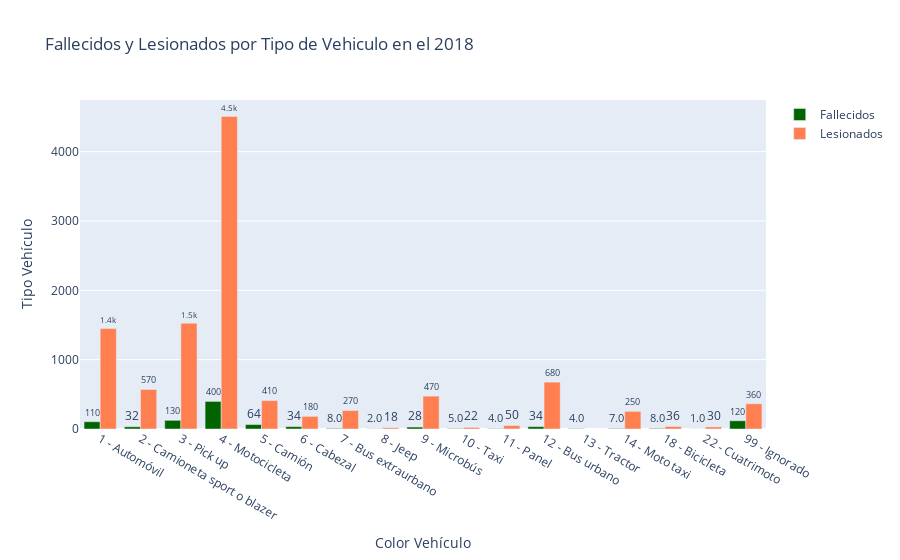

This figure's notebook cell:
### Code cell
fig = go.Figure(data=[
    go.Bar(name='Fallecidos',
           x=fallecidos_vehiculo['vehiculo'],
           y=fallecidos_vehiculo['cantidad'],
           text=fallecidos_vehiculo['cantidad'],
           marker_color='rgb(0,100,0)'),
    
    go.Bar(name='Lesionados',
           x=lesionado_vehiculo['vehiculo'],
           y=lesionado_vehiculo['cantidad'],
           text=lesionado_vehiculo['cantidad'],
           marker_color='rgb(255,127,80)')
])
# Change the bar mode
fig.update_traces(texttemplate='%{text:.2s}', textposition='outside')
fig.update_layout(barmode='group',title='Fallecidos y Lesionados por Tipo de Vehiculo en el 2018',xaxis_title="Color Vehículo",
    yaxis_title="Tipo Vehículo")
fig.show()

### Figure 1 — Plotly figure (JSON) as saved in the notebook; plotly's stock layout.template omitted (floating-point values rounded to 4 significant figures)
{"data": [{"marker": {"color": "rgb(0,100,0)"}, "name": "Fallecidos", "text": [105, 32, 125, 398, 64, 34, 8, 2, 28, 5, 4, 34, 4, 7, 8, 1, 119], "textposition": "outside", "texttemplate": "%{text:.2s}", "type": "bar", "x": ["1 - Automóvil", "2 - Camioneta sport o blazer", "3 - Pick up", "4 - Motocicleta", "5 - Camión", "6 - Cabezal", "7 - Bus extraurbano", "8 - Jeep", "9 - Microbús", "10 - Taxi", "11 - Panel", "12 - Bus urbano", "13 - Tractor", "14 - Moto taxi", "18 - Bicicleta", "22 - Cuatrimoto", "99 - Ignorado"], "y": [105, 32, 125, 398, 64, 34, 8, 2, 28, 5, 4, 34, 4, 7, 8, 1, 119]}, {"marker": {"color": "rgb(255,127,80)"}, "name": "Lesionados", "text": [1448, 570, 1526, 4508, 410, 182, 266, 18, 474, 22, 50, 676, 254, 36, 30, 364], "textposition": "outside", "texttemplate": "%{text:.2s}", "type": "bar", "x": ["1 - Automóvil", "2 - Camioneta sport o blazer", "3 - Pick up", "4 - Motocicleta", "5 - Camión", "6 - Cabezal", "7 - Bus extraurbano", "8 - Jeep", "9 - Microbús", "10 - Taxi", "11 - Panel", "12 - Bus urbano", "14 - Moto taxi", "18 - Bicicleta", "22 - Cuatrimoto", "99 - Ignorado"], "y": [1448, 570, 1526, 4508, 410, 182, 266, 18, 474, 22, 50, 676, 254, 36, 30, 364]}], "layout": {"barmode": "group", "title": {"text": "Fallecidos y Lesionados por Tipo de Vehiculo en el 2018"}, "xaxis": {"title": {"text": "Color Vehículo"}}, "yaxis": {"title": {"text": "Tipo Vehículo"}}}}
